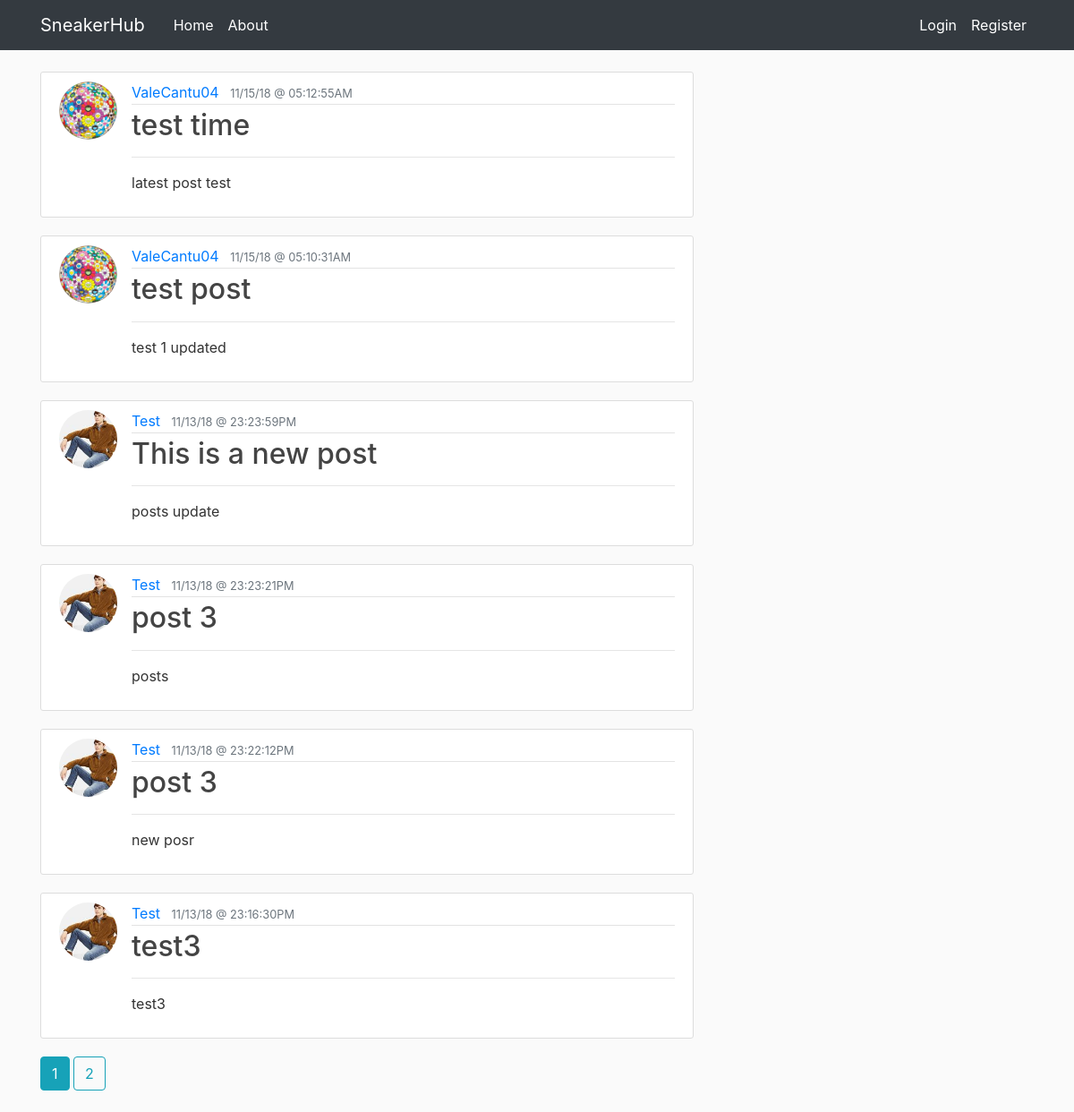
Page /home on the earlier database version.
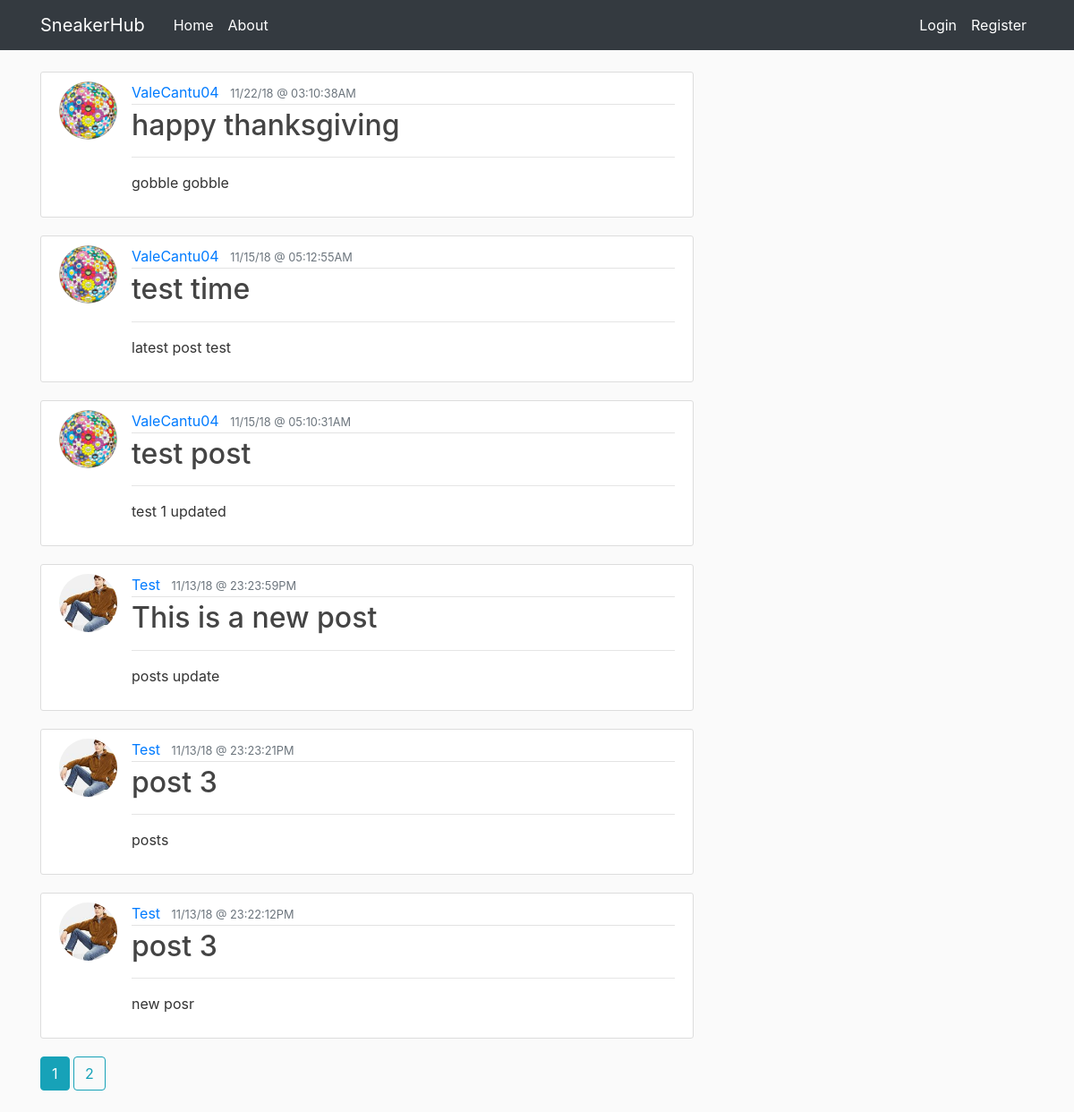
Same page on the later database version.
### sneakerhub/models.py (models this page shows, shortened)
class Post(db.Model):
    id = db.Column(db.Integer, primary_key=True)
    title = db.Column(db.String(140), nullable=False)
    date_posted = db.Column(db.DateTime, nullable=False,
                            default=datetime.utcnow)
    content = db.Column(db.Text, nullable=False)
    user_id = db.Column(db.Integer, db.ForeignKey('user.id'), nullable=False)

class User(db.Model, UserMixin):
    id = db.Column(db.Integer, primary_key=True)
    username = db.Column(db.String(20), unique=True, nullable=False)
    email = db.Column(db.String(120), unique=True, nullable=False)
    image_file = db.Column(db.String(20), nullable=False,
                           default='default.jpg')
    password = db.Column(db.String(60), nullable=False)
    posts = db.relationship('Post', backref='author', lazy=True)

### sneakerhub/main/routes.py (the view)
@main.route("/")
@main.route("/home")
def home():
    page = request.args.get('page', 1, type=int)
    posts = Post.query.order_by(
        Post.date_posted.desc()).paginate(page=page, per_page=6)
    return render_template('home.html', posts=posts)

### sneakerhub/templates/home.html
{% extends "layout.html" %}
{% block content %}
{% for post in posts.items %}
<article class="media content-section">
    <img class="rounded-circle article-img" src="{{ url_for('static', filename='profile_pics/' + post.author.image_file) }}">
    <div class="media-body">
        <div class="article-metadata">
            <a class="mr-2" href="{{ url_for('users.user_posts', username=post.author.username) }}">{{
                post.author.username }}</a>
            <small class="text-muted">{{ post.date_posted.strftime('%x @ %X%p') }}</small>
        </div>
        <h2><a class="article-title" href="{{ url_for('posts.post', post_id=post.id) }}">{{ post.title }}</a></h2>
        <hr>
        <p class="article-content">{{ post.content }}</p>
    </div>
</article>
{% endfor %}
{% for page_num in posts.iter_pages(left_edge=1, right_edge=1, left_current=1, right_current=2) %}
{% if page_num %}
{% if posts.page == page_num %}
<a class="btn btn-info mb-4" href="{{ url_for('main.home', page=page_num) }}"> {{ page_num }} </a>
{% else %}
<a class="btn btn-outline-info mb-4" href="{{ url_for('main.home', page=page_num) }}"> {{ page_num }} </a>
{% endif %}
{% else %}
...
{% endif %}
{% endfor %}
{% endblock content %}

### sneakerhub/templates/layout.html (shortened to what this page needs)
<!DOCTYPE html>
<html>
<head>
    <link rel="stylesheet" href="https://maxcdn.bootstrapcdn.com/bootstrap/4.0.0/css/bootstrap.min.css"
>
    <link rel="stylesheet" type="text/css" href="{{ url_for('static', filename='main.css') }}">
</head>
<body>
    <header class="site-header">
        <nav class="navbar navbar-expand-md navbar-dark bg-dark fixed-top">
            <div class="container">
                <a class="navbar-brand mr-4" href="/">SneakerHub</a>
                <div class="collapse navbar-collapse" id="navbarToggle">
                    <div class="navbar-nav mr-auto">
                        <a class="nav-item nav-link" href="{{url_for('main.home')}}">Home</a>
                        <a class="nav-item nav-link" href="{{url_for('main.about')}}">About</a>
                    </div>
                    <div class="navbar-nav">
                        {% if current_user.is_authenticated %}
                        <a class="nav-item nav-link" href="{{url_for('posts.new_post')}}">New Post</a>
                        <a class="nav-item nav-link" href="{{url_for('users.account')}}"> {{ current_user.username }}</a>
                        <a class="nav-item nav-link" href="{{url_for('users.logout')}}">Logout</a>
                        {% else %}
                        <a class="nav-item nav-link" href="{{url_for('users.login')}}">Login</a>
                        <a class="nav-item nav-link" href="{{url_for('users.register')}}">Register</a>
                        {% endif %}
                    </div>
                </div>
            </div>
        </nav>
    </header>
    <main role="main" class="container">
        <div class="row">
            <div class="col-md-8">
                {% block content %}{% endblock %}
            </div>
        </div>
    </main>
</body>
</html>

### sneakerhub/static/main.css (style rules this page uses)
body { background: #fafafa; color: #333333; margin-top: 5rem; }
h1,h2,h3,h4,h5,h6 { color: #444444; }
.bg-dark { background-color: #000000; }
.site-header .navbar-nav .nav-link { color: #ffffff; }
.content-section { background: #ffffff; padding: 10px 20px; border: 1px solid #dddddd; border-radius: 3px; margin-bottom: 20px; }
.article-title { color: #444444; }
.article-content { white-space: pre-line; }
.article-img { height: 65px; width: 65px; margin-right: 16px; }
.article-metadata { padding-bottom: 1px; margin-bottom: 4px; border-bottom: 1px solid #e3e3e3 }

Differences in the rows shown:
no longer on this page (row unchanged): Post: image_file (picture), author.username "Test", date_posted "11/13/18 @ 23:16:30PM", title "test3", content "test3"
added Post: image_file (picture), author.username "ValeCantu04", date_posted "11/22/18 @ 03:10:38AM", title "happy thanksgiving", content "gobble gobble"
